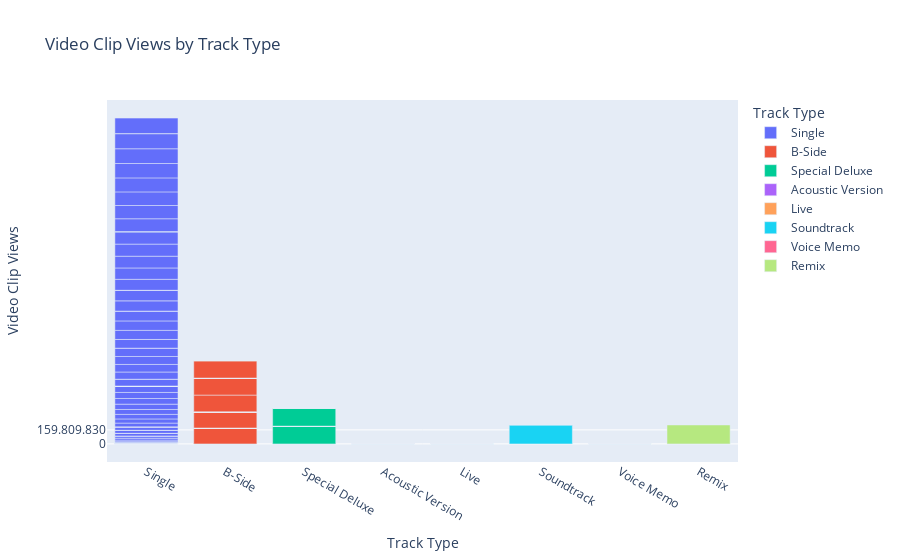

Notebook code for this chart:
### Markdown cell above
How does the number of video clip views vary by track type?

### Code cell
# Bar plot for video clip views by track type
fig_videoclip_views = px.bar(df, x='track_type', y='videoclip_views', color='track_type', title='Video Clip Views by Track Type',
            labels={'videoclip_views': 'Video Clip Views', 'track_type': 'Track Type'})
fig_videoclip_views.show()

### Figure 1 — Plotly figure (JSON) as saved in the notebook; plotly's stock layout.template omitted (floating-point values rounded to 4 significant figures; data arrays with more than 128 entries replaced by an {"elided": "..."} marker saying what was removed)
{"data": [{"alignmentgroup": "True", "hovertemplate": "Track Type=%{x}<br>Video Clip Views=%{y}<extra></extra>", "legendgroup": "Single", "marker": {"color": "#636efa", "pattern": {"shape": ""}}, "name": "Single", "offsetgroup": "Single", "orientation": "v", "showlegend": true, "textposition": "auto", "type": "bar", "x": ["Single", "Single", "Single", "Single", "Single", "Single", "Single", "Single", "Single", "Single", "Single", "Single", "Single", "Single", "Single", "Single", "Single", "Single", "Single", "Single", "Single", "Single", "Single", "Single", "Single", "Single", "Single", "Single", "Single", "Single", "Single", "Single", "Single", "Single", "Single", "Single", "Single", "Single", "Single", "Single", "Single", "Single", "Single", "Single", "Single", "Single", "Single", "Single", "Single", "Single", "Single", "Single", "Single", "Single", "Single", "Single", "Single", "Single", "Single", "Single", "Single", "Single", "Single", "Single", "Single", "Single", "Single", "Single", "Single", "Single", "Single", "Single", "Single", "Single", "Single", "Single", "Single", "Single", "Single", "Single", "Single", "Single", "Single", "Single", "Single", "Single", "Single", "Single", "Single", "Single", "Single", "Single", "Single", "Single", "Single", "Single", "Single", "Single", "Single", "Single", "Single", "Single", "Single", "Single", "Single", "Single", "Single", "Single", "Single", "Single", "Single", "Single", "Single", "Single", "Single", "Single"], "xaxis": "x", "y": ["0", "0", "110.247.980", "17.518.982", "0", "0", "0", "0", "0", "0", "0", "0", "58.428.792", "0", "0", "0", "0", "61.176.401", "196.209.548", "80.419.990", "0", "0", "62.363.611", "0", "0", "0", "141.858.279", "0", "0", "0", "0", "0", "0", "0", "0", "171.276.182", "0", "0", "0", "288.631.707", "99.326.658", "341.950.455", "427.608.924", "350.707.005", "292.230.111", "546.059.048", "1.473.563.482", "0", "0", "0", "0", "0", "0", "0", "0", "0", "0", "0", "0", "0", "0", "0", "0", "0", "0", "0", "0", "0", "0", "0", "1.606.759.517", "0", "3.404.289.651", "839.014.027", "200.449.904", "3.423.261.000", "0", "923.981.958", "0", "0", "0", "0", "0", "0", "0", "0", "521.467.284", "670.545.775", "773.535.494", "0", "408.670.685", "205.053.985", "0", "0", "0", "0", "0", "319.358.547", "97.248.044", "328.789.172", "226.387.269", "148.669.134", "0", "0", "0", "0", "0", "62.768.448", "167.903.020", "733.081.856", "159.809.830", "1.580.778.473", "52.176.564", "121.536.872", "0", "214.767.237"], "yaxis": "y"}, {"alignmentgroup": "True", "hovertemplate": "Track Type=%{x}<br>Video Clip Views=%{y}<extra></extra>", "legendgroup": "B-Side", "marker": {"color": "#EF553B", "pattern": {"shape": ""}}, "name": "B-Side", "offsetgroup": "B-Side", "orientation": "v", "showlegend": true, "textposition": "auto", "type": "bar", "x": {"elided": "371 str values"}, "xaxis": "x", "y": {"elided": "371 str values"}, "yaxis": "y"}, {"alignmentgroup": "True", "hovertemplate": "Track Type=%{x}<br>Video Clip Views=%{y}<extra></extra>", "legendgroup": "Special Deluxe", "marker": {"color": "#00cc96", "pattern": {"shape": ""}}, "name": "Special Deluxe", "offsetgroup": "Special Deluxe", "orientation": "v", "showlegend": true, "textposition": "auto", "type": "bar", "x": ["Special Deluxe", "Special Deluxe", "Special Deluxe", "Special Deluxe", "Special Deluxe", "Special Deluxe", "Special Deluxe", "Special Deluxe", "Special Deluxe", "Special Deluxe", "Special Deluxe", "Special Deluxe", "Special Deluxe", "Special Deluxe", "Special Deluxe", "Special Deluxe", "Special Deluxe", "Special Deluxe", "Special Deluxe", "Special Deluxe", "Special Deluxe", "Special Deluxe", "Special Deluxe", "Special Deluxe", "Special Deluxe", "Special Deluxe", "Special Deluxe", "Special Deluxe", "Special Deluxe", "Special Deluxe", "Special Deluxe", "Special Deluxe", "Special Deluxe", "Special Deluxe", "Special Deluxe", "Special Deluxe", "Special Deluxe", "Special Deluxe"], "xaxis": "x", "y": ["0", "0", "0", "0", "0", "0", "0", "0", "0", "0", "0", "0", "0", "0", "0", "0", "0", "0", "0", "0", "0", "0", "0", "0", "124.530.280", "0", "0", "0", "0", "111.125.916", "0", "0", "0", "0", "0", "0", "0", "0"], "yaxis": "y"}, {"alignmentgroup": "True", "hovertemplate": "Track Type=%{x}<br>Video Clip Views=%{y}<extra></extra>", "legendgroup": "Acoustic Version", "marker": {"color": "#ab63fa", "pattern": {"shape": ""}}, "name": "Acoustic Version", "offsetgroup": "Acoustic Version", "orientation": "v", "showlegend": true, "textposition": "auto", "type": "bar", "x": ["Acoustic Version", "Acoustic Version", "Acoustic Version", "Acoustic Version"], "xaxis": "x", "y": ["0", "0", "0", "0"], "yaxis": "y"}, {"alignmentgroup": "True", "hovertemplate": "Track Type=%{x}<br>Video Clip Views=%{y}<extra></extra>", "legendgroup": "Live", "marker": {"color": "#FFA15A", "pattern": {"shape": ""}}, "name": "Live", "offsetgroup": "Live", "orientation": "v", "showlegend": true, "textposition": "auto", "type": "bar", "x": ["Live", "Live", "Live", "Live", "Live", "Live", "Live", "Live", "Live", "Live", "Live", "Live", "Live", "Live", "Live", "Live", "Live", "Live", "Live", "Live", "Live", "Live", "Live", "Live", "Live", "Live", "Live", "Live", "Live", "Live", "Live", "Live", "Live", "Live", "Live", "Live", "Live", "Live", "Live", "Live", "Live"], "xaxis": "x", "y": ["0", "0", "0", "0", "0", "0", "0", "0", "0", "0", "0", "0", "0", "0", "0", "0", "0", "0", "0", "0", "0", "0", "0", "0", "0", "0", "0", "0", "0", "0", "0", "0", "0", "0", "0", "0", "0", "0", "0", "0", "0"], "yaxis": "y"}, {"alignmentgroup": "True", "hovertemplate": "Track Type=%{x}<br>Video Clip Views=%{y}<extra></extra>", "legendgroup": "Soundtrack", "marker": {"color": "#19d3f3", "pattern": {"shape": ""}}, "name": "Soundtrack", "offsetgroup": "Soundtrack", "orientation": "v", "showlegend": true, "textposition": "auto", "type": "bar", "x": ["Soundtrack"], "xaxis": "x", "y": ["724.603.915"], "yaxis": "y"}, {"alignmentgroup": "True", "hovertemplate": "Track Type=%{x}<br>Video Clip Views=%{y}<extra></extra>", "legendgroup": "Voice Memo", "marker": {"color": "#FF6692", "pattern": {"shape": ""}}, "name": "Voice Memo", "offsetgroup": "Voice Memo", "orientation": "v", "showlegend": true, "textposition": "auto", "type": "bar", "x": ["Voice Memo", "Voice Memo", "Voice Memo", "Voice Memo"], "xaxis": "x", "y": ["0", "0", "0", "0"], "yaxis": "y"}, {"alignmentgroup": "True", "hovertemplate": "Track Type=%{x}<br>Video Clip Views=%{y}<extra></extra>", "legendgroup": "Remix", "marker": {"color": "#B6E880", "pattern": {"shape": ""}}, "name": "Remix", "offsetgroup": "Remix", "orientation": "v", "showlegend": true, "textposition": "auto", "type": "bar", "x": ["Remix", "Remix"], "xaxis": "x", "y": ["0", "170.366.264"], "yaxis": "y"}], "layout": {"barmode": "relative", "legend": {"title": {"text": "Track Type"}, "tracegroupgap": 0}, "title": {"text": "Video Clip Views by Track Type"}, "xaxis": {"anchor": "y", "categoryarray": ["Single", "B-Side", "Special Deluxe", "Acoustic Version", "Live", "Soundtrack", "Voice Memo", "Remix"], "categoryorder": "array", "domain": [0, 1], "title": {"text": "Track Type"}}, "yaxis": {"anchor": "x", "domain": [0, 1], "title": {"text": "Video Clip Views"}}}}
